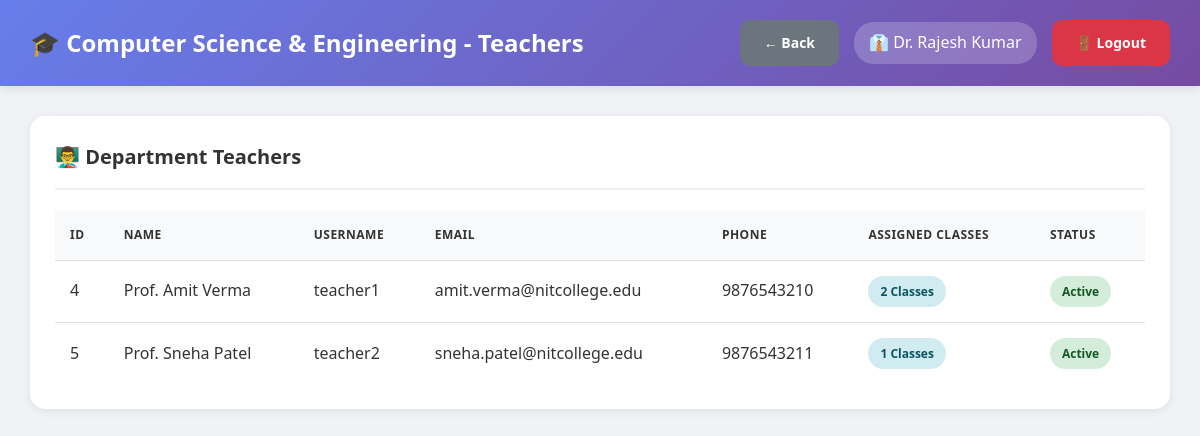
Page /hod/view_teachers.php (signed in) on the committed database.
### tables this page shows
CREATE TABLE departments (
    id INT AUTO_INCREMENT PRIMARY KEY,
    dept_name VARCHAR(100) NOT NULL,
    dept_code VARCHAR(20) UNIQUE NOT NULL,
    hod_id INT DEFAULT NULL,
    created_at TIMESTAMP DEFAULT CURRENT_TIMESTAMP
);

CREATE TABLE users (
    id INT AUTO_INCREMENT PRIMARY KEY,
    username VARCHAR(50) UNIQUE NOT NULL,
    password VARCHAR(255) NOT NULL,
    full_name VARCHAR(100) NOT NULL,
    email VARCHAR(100) UNIQUE NOT NULL,
    phone VARCHAR(15),
    role ENUM('admin', 'hod', 'teacher') NOT NULL,
    department_id INT DEFAULT NULL,
    is_active TINYINT(1) DEFAULT 1,
    created_at TIMESTAMP DEFAULT CURRENT_TIMESTAMP,
    FOREIGN KEY (department_id) REFERENCES departments(id) ON DELETE SET NULL
);

### db.php (called while the page is built, shortened)
<?php
$conn = new mysqli(DB_HOST, DB_USER, DB_PASS, DB_NAME);
$conn->set_charset("utf8mb4");
$conn->query("SET time_zone = '+05:30'");
function isLoggedIn() {
    return isset($_SESSION['user_id']) && isset($_SESSION['role']);
}
function getCurrentUser() {
    global $conn;
    $user_id = $_SESSION['user_id'];
    $role = $_SESSION['role'];
    if ($role === 'student') {
        $query = "SELECT * FROM students WHERE id = ?";
    } elseif ($role === 'parent') {
        $query = "SELECT * FROM parents WHERE id = ?";
    } else {
        $query = "SELECT * FROM users WHERE id = ?";
    }
    $stmt = $conn->prepare($query);
    $stmt->bind_param("i", $user_id);
    $stmt->execute();
    $result = $stmt->get_result();
    return $result->fetch_assoc();
}
?>

### hod/view_teachers.php (the view, shortened to what this page needs)
<?php
require_once '../db.php';
$user = getCurrentUser();
$department_id = $_SESSION['department_id'];
$dept_query = "SELECT * FROM departments WHERE id = $department_id";
$department = $conn->query($dept_query)->fetch_assoc();
$teachers_query = "SELECT u.*,
                   (SELECT COUNT(*) FROM classes WHERE teacher_id = u.id) as class_count
                   FROM users u
                   WHERE u.role = 'teacher' AND u.department_id = $department_id AND u.is_active = 1
                   ORDER BY u.full_name";
$teachers = $conn->query($teachers_query);
?>
<!DOCTYPE html>
<html lang="en">
<head>
    <link rel="stylesheet" href="../assets/style.css">
</head>
<body class="dashboard-container">
    <nav class="navbar">
        <div>
            <h1>🎓 <?php echo htmlspecialchars($department['dept_name']); ?> - Teachers</h1>
        </div>
        <div class="user-info">
            <a href="index.php" class="btn btn-secondary">← Back</a>
            <span>👔 <?php echo htmlspecialchars($user['full_name']); ?></span>
            <a href="../logout.php" class="btn btn-danger">🚪 Logout</a>
        </div>
    </nav>
    <div class="main-content">
        <div class="table-container">
            <h3>👨‍🏫 Department Teachers</h3>
            <?php if ($teachers->num_rows > 0): ?>
                <table>
                    <thead>
                        <tr>
                            <th>ID</th>
                            <th>Name</th>
                            <th>Username</th>
                            <th>Email</th>
                            <th>Phone</th>
                            <th>Assigned Classes</th>
                            <th>Status</th>
                        </tr>
                    </thead>
                    <tbody>
                        <?php while ($teacher = $teachers->fetch_assoc()): ?>
                        <tr>
                            <td><?php echo $teacher['id']; ?></td>
                            <td><?php echo htmlspecialchars($teacher['full_name']); ?></td>
                            <td><?php echo htmlspecialchars($teacher['username']); ?></td>
                            <td><?php echo htmlspecialchars($teacher['email']); ?></td>
                            <td><?php echo htmlspecialchars($teacher['phone']); ?></td>
                            <td><span class="badge badge-info"><?php echo $teacher['class_count']; ?> Classes</span></td>
                            <td><span class="badge badge-success">Active</span></td>
                        </tr>
                        <?php endwhile; ?>
                    </tbody>
                </table>
            <?php else: ?>
                <div class="alert alert-info">No teachers found in this department.</div>
            <?php endif; ?>
        </div>
    </div>
</body>
</html>

### assets/style.css (style rules this page uses)
* { margin: 0; padding: 0; box-sizing: border-box; }
body { font-family: 'Segoe UI', Tahoma, Geneva, Verdana, sans-serif; background: #f0f2f5; color: #333; line-height: 1.6; }
.btn { padding: 12px 24px; border: none; border-radius: 10px; font-size: 14px; font-weight: 600; cursor: pointer; transition: all 0.3s ease; text-decoration: none; display: inline-block; text-align: center; }
.btn-danger { background: #dc3545; color: white; }
.btn-secondary { background: #6c757d; color: white; }
.dashboard-container { background: #f0f2f5; min-height: 100vh; }
.navbar { background: linear-gradient(135deg, #667eea 0%, #764ba2 100%); color: white; padding: 20px 30px; display: flex; justify-content: space-between; align-items: center; box-shadow: 0 2px 10px rgba(0, 0, 0, 0.1); position: sticky; top: 0; z-index: 100; }
.navbar h1 { font-size: 24px; font-weight: 600; }
.navbar .user-info { display: flex; align-items: center; gap: 15px; }
.navbar .user-info span { background: rgba(255, 255, 255, 0.2); padding: 8px 15px; border-radius: 20px; }
.main-content { padding: 30px; max-width: 1400px; margin: 0 auto; }
.main-content h3 { margin-bottom: 20px; color: #333; font-size: 20px; }
.table-container { background: white; border-radius: 15px; padding: 25px; box-shadow: 0 2px 10px rgba(0, 0, 0, 0.08); overflow-x: auto; margin-bottom: 30px; }
.table-container h3 { margin-bottom: 20px; color: #333; font-size: 20px; padding-bottom: 15px; border-bottom: 2px solid #f0f0f0; }
table { width: 100%; border-collapse: collapse; }
table thead { background: #f8f9fa; }
table th, table td { padding: 15px; text-align: left; border-bottom: 1px solid #e0e0e0; }
table th { font-weight: 600; color: #333; text-transform: uppercase; font-size: 12px; letter-spacing: 0.5px; }
table tr:last-child td { border-bottom: none; }
.badge { padding: 6px 12px; border-radius: 20px; font-size: 12px; font-weight: 600; display: inline-block; }
.badge-success { background: #d4edda; color: #155724; }
.badge-info { background: #d1ecf1; color: #0c5460; }

### rows in the picture
departments: dept_name "Computer Science & Engineering"
users: full_name "Dr. Rajesh Kumar"
users: id "4", full_name "Prof. Amit Verma", username "teacher1", email "amit.verma@nitcollege.edu", phone "9876543210", class_count "2"
users: id "5", full_name "Prof. Sneha Patel", username "teacher2", email "sneha.patel@nitcollege.edu", phone "9876543211", class_count "1"
